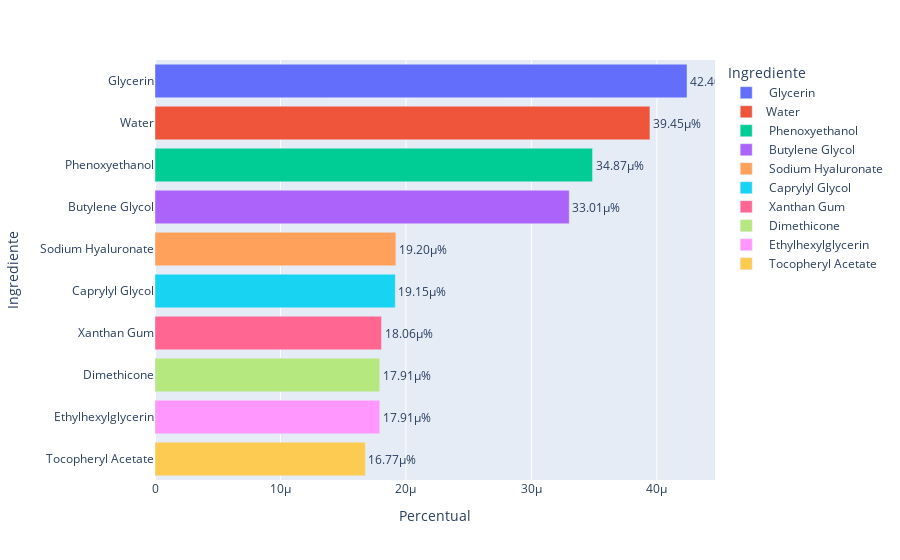

Write notebook code for a chart like this one.
### Code cell
# Distribuição das variável Ingrediente
percentage_ingredient = df_ingredients.value_counts('Ingredientes') / len(df_ingredients) * 100
percentage_ingredient = percentage_ingredient.reset_index()
percentage_ingredient.columns = ['Ingrediente', 'Percentual']

fig = px.bar(percentage_ingredient.head(10), x='Percentual', y='Ingrediente', color='Ingrediente', text='Percentual', orientation='h')

# Atualizar o Plot para melhor visualizar os labels
fig.update_traces(texttemplate='%{text:.4s}%', textposition='outside')

fig.show()

### Figure 1 — Plotly figure (JSON) as saved in the notebook; plotly's stock layout.template omitted (floating-point values rounded to 4 significant figures)
{"data": [{"hovertemplate": "Ingrediente=%{y}<br>Percentual=%{text}<extra></extra>", "legendgroup": " Glycerin", "marker": {"color": "#636efa", "pattern": {"shape": ""}}, "name": " Glycerin", "orientation": "h", "showlegend": true, "text": [4.24e-05], "textposition": "outside", "texttemplate": "%{text:.4s}%", "type": "bar", "x": [4.24e-05], "xaxis": "x", "y": [" Glycerin"], "yaxis": "y"}, {"hovertemplate": "Ingrediente=%{y}<br>Percentual=%{text}<extra></extra>", "legendgroup": "Water", "marker": {"color": "#EF553B", "pattern": {"shape": ""}}, "name": "Water", "orientation": "h", "showlegend": true, "text": [3.945e-05], "textposition": "outside", "texttemplate": "%{text:.4s}%", "type": "bar", "x": [3.945e-05], "xaxis": "x", "y": ["Water"], "yaxis": "y"}, {"hovertemplate": "Ingrediente=%{y}<br>Percentual=%{text}<extra></extra>", "legendgroup": " Phenoxyethanol", "marker": {"color": "#00cc96", "pattern": {"shape": ""}}, "name": " Phenoxyethanol", "orientation": "h", "showlegend": true, "text": [3.487e-05], "textposition": "outside", "texttemplate": "%{text:.4s}%", "type": "bar", "x": [3.487e-05], "xaxis": "x", "y": [" Phenoxyethanol"], "yaxis": "y"}, {"hovertemplate": "Ingrediente=%{y}<br>Percentual=%{text}<extra></extra>", "legendgroup": " Butylene Glycol", "marker": {"color": "#ab63fa", "pattern": {"shape": ""}}, "name": " Butylene Glycol", "orientation": "h", "showlegend": true, "text": [3.301e-05], "textposition": "outside", "texttemplate": "%{text:.4s}%", "type": "bar", "x": [3.301e-05], "xaxis": "x", "y": [" Butylene Glycol"], "yaxis": "y"}, {"hovertemplate": "Ingrediente=%{y}<br>Percentual=%{text}<extra></extra>", "legendgroup": " Sodium Hyaluronate", "marker": {"color": "#FFA15A", "pattern": {"shape": ""}}, "name": " Sodium Hyaluronate", "orientation": "h", "showlegend": true, "text": [1.92e-05], "textposition": "outside", "texttemplate": "%{text:.4s}%", "type": "bar", "x": [1.92e-05], "xaxis": "x", "y": [" Sodium Hyaluronate"], "yaxis": "y"}, {"hovertemplate": "Ingrediente=%{y}<br>Percentual=%{text}<extra></extra>", "legendgroup": " Caprylyl Glycol", "marker": {"color": "#19d3f3", "pattern": {"shape": ""}}, "name": " Caprylyl Glycol", "orientation": "h", "showlegend": true, "text": [1.915e-05], "textposition": "outside", "texttemplate": "%{text:.4s}%", "type": "bar", "x": [1.915e-05], "xaxis": "x", "y": [" Caprylyl Glycol"], "yaxis": "y"}, {"hovertemplate": "Ingrediente=%{y}<br>Percentual=%{text}<extra></extra>", "legendgroup": " Xanthan Gum", "marker": {"color": "#FF6692", "pattern": {"shape": ""}}, "name": " Xanthan Gum", "orientation": "h", "showlegend": true, "text": [1.806e-05], "textposition": "outside", "texttemplate": "%{text:.4s}%", "type": "bar", "x": [1.806e-05], "xaxis": "x", "y": [" Xanthan Gum"], "yaxis": "y"}, {"hovertemplate": "Ingrediente=%{y}<br>Percentual=%{text}<extra></extra>", "legendgroup": " Dimethicone", "marker": {"color": "#B6E880", "pattern": {"shape": ""}}, "name": " Dimethicone", "orientation": "h", "showlegend": true, "text": [1.791e-05], "textposition": "outside", "texttemplate": "%{text:.4s}%", "type": "bar", "x": [1.791e-05], "xaxis": "x", "y": [" Dimethicone"], "yaxis": "y"}, {"hovertemplate": "Ingrediente=%{y}<br>Percentual=%{text}<extra></extra>", "legendgroup": " Ethylhexylglycerin", "marker": {"color": "#FF97FF", "pattern": {"shape": ""}}, "name": " Ethylhexylglycerin", "orientation": "h", "showlegend": true, "text": [1.791e-05], "textposition": "outside", "texttemplate": "%{text:.4s}%", "type": "bar", "x": [1.791e-05], "xaxis": "x", "y": [" Ethylhexylglycerin"], "yaxis": "y"}, {"hovertemplate": "Ingrediente=%{y}<br>Percentual=%{text}<extra></extra>", "legendgroup": " Tocopheryl Acetate", "marker": {"color": "#FECB52", "pattern": {"shape": ""}}, "name": " Tocopheryl Acetate", "orientation": "h", "showlegend": true, "text": [1.677e-05], "textposition": "outside", "texttemplate": "%{text:.4s}%", "type": "bar", "x": [1.677e-05], "xaxis": "x", "y": [" Tocopheryl Acetate"], "yaxis": "y"}], "layout": {"barmode": "relative", "legend": {"title": {"text": "Ingrediente"}, "tracegroupgap": 0}, "margin": {"t": 60}, "xaxis": {"anchor": "y", "domain": [0, 1], "title": {"text": "Percentual"}}, "yaxis": {"anchor": "x", "categoryarray": [" Tocopheryl Acetate", " Ethylhexylglycerin", " Dimethicone", " Xanthan Gum", " Caprylyl Glycol", " Sodium Hyaluronate", " Butylene Glycol", " Phenoxyethanol", "Water", " Glycerin"], "categoryorder": "array", "domain": [0, 1], "title": {"text": "Ingrediente"}}}}
